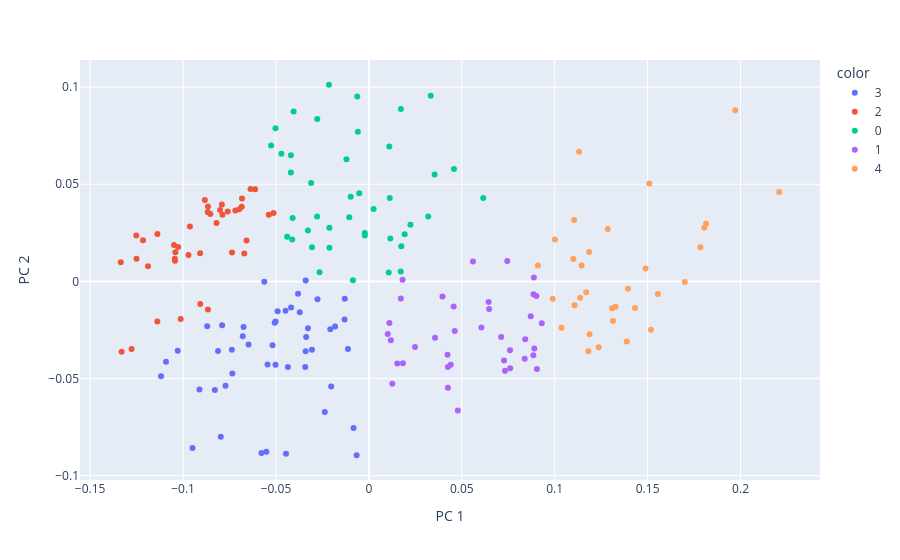

Write notebook code for a chart like this one.
### Markdown cell above
#### <font color = "bisque"> Visualiser les classes prédictes par Kmeans

### Code cell
# Visualiser les classes suivant les deux composantes en utilisant plotly.express
fig = px.scatter(df_pca, x = 'PC 1', y = 'PC 2', color = kmeans_partition.astype(str))
fig.show()
